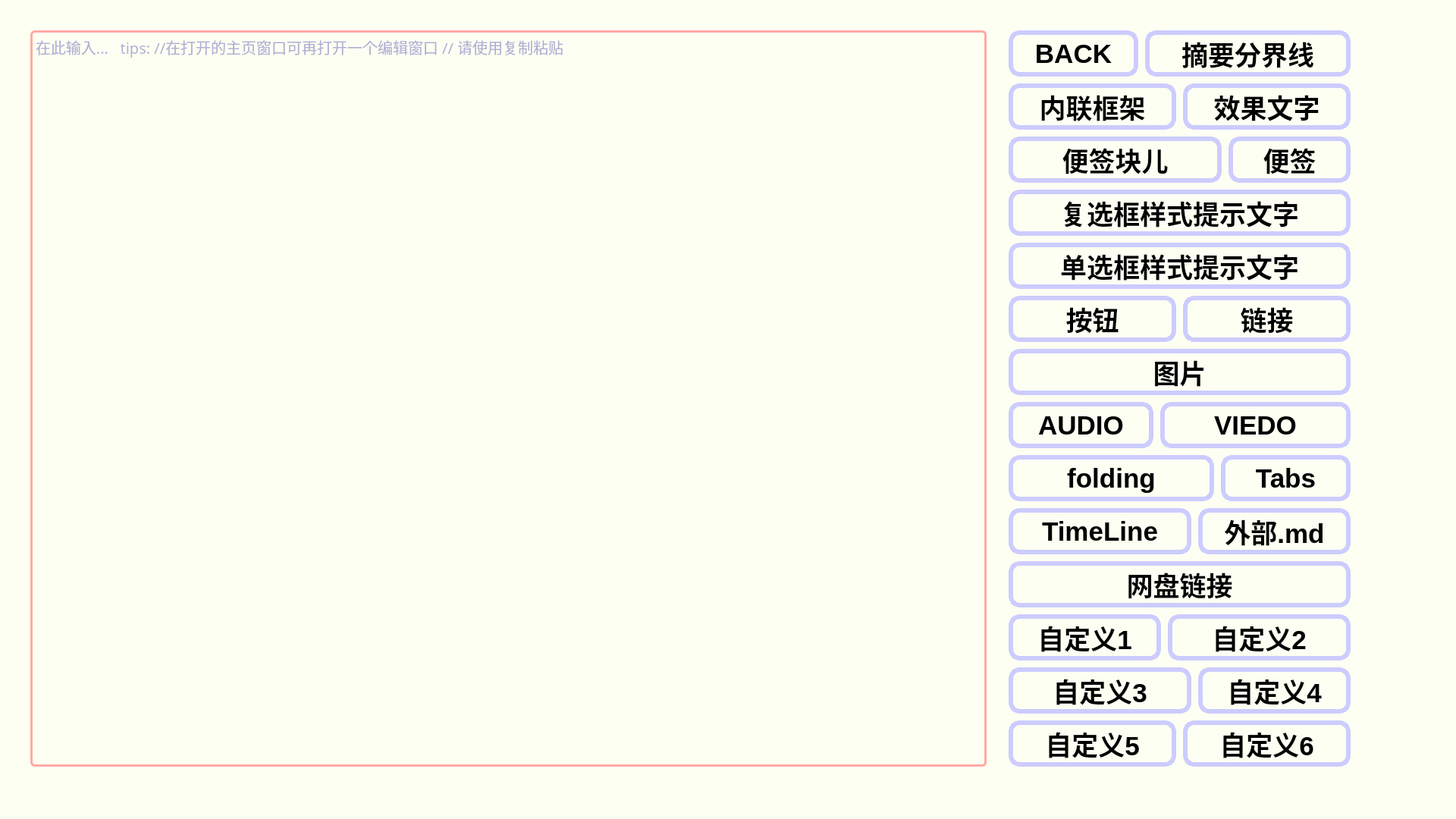
<?xml version="1.0" encoding="UTF-8"?>
<ui version="4.0">
 <class>edit_w</class>
 <widget class="QWidget" name="edit_w">
  <property name="geometry">
   <rect>
    <x>0</x>
    <y>0</y>
    <width>1920</width>
    <height>1080</height>
   </rect>
  </property>
  <property name="palette">
   <palette>
    <active>
     <colorrole role="Base">
      <brush brushstyle="SolidPattern">
       <color alpha="255">
        <red>255</red>
        <green>255</green>
        <blue>255</blue>
       </color>
      </brush>
     </colorrole>
     <colorrole role="Window">
      <brush brushstyle="SolidPattern">
       <color alpha="255">
        <red>254</red>
        <green>255</green>
        <blue>243</blue>
       </color>
      </brush>
     </colorrole>
    </active>
    <inactive>
     <colorrole role="Base">
      <brush brushstyle="SolidPattern">
       <color alpha="255">
        <red>255</red>
        <green>255</green>
        <blue>255</blue>
       </color>
      </brush>
     </colorrole>
     <colorrole role="Window">
      <brush brushstyle="SolidPattern">
       <color alpha="255">
        <red>254</red>
        <green>255</green>
        <blue>243</blue>
       </color>
      </brush>
     </colorrole>
    </inactive>
    <disabled>
     <colorrole role="Base">
      <brush brushstyle="SolidPattern">
       <color alpha="255">
        <red>254</red>
        <green>255</green>
        <blue>243</blue>
       </color>
      </brush>
     </colorrole>
     <colorrole role="Window">
      <brush brushstyle="SolidPattern">
       <color alpha="255">
        <red>254</red>
        <green>255</green>
        <blue>243</blue>
       </color>
      </brush>
     </colorrole>
    </disabled>
   </palette>
  </property>
  <property name="windowTitle">
   <string>Form</string>
  </property>
  <widget class="QTextEdit" name="textEdit">
   <property name="geometry">
    <rect>
     <x>40</x>
     <y>40</y>
     <width>1261</width>
     <height>971</height>
    </rect>
   </property>
   <property name="font">
    <font>
     <family>Fira Code</family>
     <pointsize>15</pointsize>
    </font>
   </property>
   <property name="styleSheet">
    <string notr="true"> font-family: Fira Code;
font-size: 15pt;
border: 3px solid #ffaaa5;
border-radius: 6px;
color: #5e63b6;
background: transparent;
selection-background-color: #a393eb;</string>
   </property>
   <property name="placeholderText">
    <string>在此输入...   tips: //在打开的主页窗口可再打开一个编辑窗口 // 请使用复制粘贴</string>
   </property>
  </widget>
  <widget class="QPushButton" name="summary_btn">
   <property name="geometry">
    <rect>
     <x>1510</x>
     <y>40</y>
     <width>271</width>
     <height>61</height>
    </rect>
   </property>
   <property name="font">
    <font>
     <pointsize>-1</pointsize>
     <weight>75</weight>
     <bold>true</bold>
    </font>
   </property>
   <property name="cursor">
    <cursorShape>PointingHandCursor</cursorShape>
   </property>
   <property name="whatsThis">
    <string/>
   </property>
   <property name="layoutDirection">
    <enum>Qt::LeftToRight</enum>
   </property>
   <property name="styleSheet">
    <string notr="true">#summary_btn
{
	font-weight:bold;
    border-radius: 15px;
    font-size: 35px;
    color: black;
	border:6px solid #CCCCFF;
}

#summary_btn:hover {
    font-size: 45px;
    color: #CCCCFF;
}

#summary_btn:pressed {
	color:black;
    background:#CCCCFF; /* 按下颜色 */
	border:6px solid black;
}</string>
   </property>
   <property name="text">
    <string>摘要分界线</string>
   </property>
  </widget>
  <widget class="QPushButton" name="text_style_btn">
   <property name="geometry">
    <rect>
     <x>1560</x>
     <y>110</y>
     <width>221</width>
     <height>61</height>
    </rect>
   </property>
   <property name="font">
    <font>
     <pointsize>-1</pointsize>
     <weight>75</weight>
     <bold>true</bold>
    </font>
   </property>
   <property name="cursor">
    <cursorShape>PointingHandCursor</cursorShape>
   </property>
   <property name="whatsThis">
    <string/>
   </property>
   <property name="layoutDirection">
    <enum>Qt::LeftToRight</enum>
   </property>
   <property name="styleSheet">
    <string notr="true">#text_style_btn
{
	font-weight:bold;
    border-radius: 15px;
    font-size: 35px;
    color: black;
	border:6px solid #CCCCFF;
}

#text_style_btn:hover {
    font-size: 45px;
    color: #CCCCFF;
}

#text_style_btn:pressed {
	color:black;
    background:#CCCCFF; /* 按下颜色 */
	border:6px solid black;
}</string>
   </property>
   <property name="text">
    <string>效果文字</string>
   </property>
  </widget>
  <widget class="QPushButton" name="back_btn">
   <property name="geometry">
    <rect>
     <x>1330</x>
     <y>40</y>
     <width>171</width>
     <height>61</height>
    </rect>
   </property>
   <property name="font">
    <font>
     <pointsize>-1</pointsize>
     <weight>75</weight>
     <bold>true</bold>
    </font>
   </property>
   <property name="cursor">
    <cursorShape>PointingHandCursor</cursorShape>
   </property>
   <property name="whatsThis">
    <string/>
   </property>
   <property name="layoutDirection">
    <enum>Qt::LeftToRight</enum>
   </property>
   <property name="styleSheet">
    <string notr="true">#back_btn
{
	font-weight:bold;
    border-radius: 15px;
    font-size: 35px;
    color: black;
	border:6px solid #CCCCFF;
}

#back_btn:hover {
    font-size: 45px;
    color: #CCCCFF;
}

#back_btn:pressed {
	color:black;
    background:#CCCCFF; /* 按下颜色 */
	border:6px solid black;
}</string>
   </property>
   <property name="text">
    <string>BACK</string>
   </property>
  </widget>
  <widget class="QPushButton" name="url_btn">
   <property name="geometry">
    <rect>
     <x>1560</x>
     <y>390</y>
     <width>221</width>
     <height>61</height>
    </rect>
   </property>
   <property name="font">
    <font>
     <pointsize>-1</pointsize>
     <weight>75</weight>
     <bold>true</bold>
    </font>
   </property>
   <property name="cursor">
    <cursorShape>PointingHandCursor</cursorShape>
   </property>
   <property name="whatsThis">
    <string/>
   </property>
   <property name="layoutDirection">
    <enum>Qt::LeftToRight</enum>
   </property>
   <property name="styleSheet">
    <string notr="true">#url_btn
{
	font-weight:bold;
    border-radius: 15px;
    font-size: 35px;
    color: black;
	border:6px solid #CCCCFF;
}

#url_btn:hover {
    font-size: 45px;
    color: #CCCCFF;
}

#url_btn:pressed {
	color:black;
    background:#CCCCFF; /* 按下颜色 */
	border:6px solid black;
}</string>
   </property>
   <property name="text">
    <string>链接</string>
   </property>
  </widget>
  <widget class="QPushButton" name="img_btn">
   <property name="geometry">
    <rect>
     <x>1330</x>
     <y>460</y>
     <width>451</width>
     <height>61</height>
    </rect>
   </property>
   <property name="font">
    <font>
     <pointsize>-1</pointsize>
     <weight>75</weight>
     <bold>true</bold>
    </font>
   </property>
   <property name="cursor">
    <cursorShape>PointingHandCursor</cursorShape>
   </property>
   <property name="whatsThis">
    <string/>
   </property>
   <property name="layoutDirection">
    <enum>Qt::LeftToRight</enum>
   </property>
   <property name="styleSheet">
    <string notr="true">#img_btn
{
	font-weight:bold;
    border-radius: 15px;
    font-size: 35px;
    color: black;
	border:6px solid #CCCCFF;
}

#img_btn:hover {
    font-size: 45px;
    color: #CCCCFF;
}

#img_btn:pressed {
	color:black;
    background:#CCCCFF; /* 按下颜色 */
	border:6px solid black;
}</string>
   </property>
   <property name="text">
    <string>图片</string>
   </property>
  </widget>
  <widget class="QPushButton" name="frame_btn">
   <property name="geometry">
    <rect>
     <x>1330</x>
     <y>110</y>
     <width>221</width>
     <height>61</height>
    </rect>
   </property>
   <property name="font">
    <font>
     <pointsize>-1</pointsize>
     <weight>75</weight>
     <bold>true</bold>
    </font>
   </property>
   <property name="cursor">
    <cursorShape>PointingHandCursor</cursorShape>
   </property>
   <property name="whatsThis">
    <string/>
   </property>
   <property name="layoutDirection">
    <enum>Qt::LeftToRight</enum>
   </property>
   <property name="styleSheet">
    <string notr="true">#frame_btn
{
	font-weight:bold;
    border-radius: 15px;
    font-size: 35px;
    color: black;
	border:6px solid #CCCCFF;
}

#frame_btn:hover {
    font-size: 45px;
    color: #CCCCFF;
}

#frame_btn:pressed {
	color:black;
    background:#CCCCFF; /* 按下颜色 */
	border:6px solid black;
}</string>
   </property>
   <property name="text">
    <string>内联框架</string>
   </property>
  </widget>
  <widget class="QPushButton" name="note_btn">
   <property name="geometry">
    <rect>
     <x>1620</x>
     <y>180</y>
     <width>161</width>
     <height>61</height>
    </rect>
   </property>
   <property name="font">
    <font>
     <pointsize>-1</pointsize>
     <weight>75</weight>
     <bold>true</bold>
    </font>
   </property>
   <property name="cursor">
    <cursorShape>PointingHandCursor</cursorShape>
   </property>
   <property name="whatsThis">
    <string/>
   </property>
   <property name="layoutDirection">
    <enum>Qt::LeftToRight</enum>
   </property>
   <property name="styleSheet">
    <string notr="true">#note_btn
{
	font-weight:bold;
    border-radius: 15px;
    font-size: 35px;
    color: black;
	border:6px solid #CCCCFF;
}

#note_btn:hover {
    font-size: 45px;
    color: #CCCCFF;
}

#note_btn:pressed {
	color:black;
    background:#CCCCFF; /* 按下颜色 */
	border:6px solid black;
}</string>
   </property>
   <property name="text">
    <string>便签</string>
   </property>
  </widget>
  <widget class="QPushButton" name="check_box_btn">
   <property name="geometry">
    <rect>
     <x>1330</x>
     <y>250</y>
     <width>451</width>
     <height>61</height>
    </rect>
   </property>
   <property name="font">
    <font>
     <pointsize>-1</pointsize>
     <weight>75</weight>
     <bold>true</bold>
    </font>
   </property>
   <property name="cursor">
    <cursorShape>PointingHandCursor</cursorShape>
   </property>
   <property name="whatsThis">
    <string/>
   </property>
   <property name="layoutDirection">
    <enum>Qt::LeftToRight</enum>
   </property>
   <property name="styleSheet">
    <string notr="true">#check_box_btn
{
	font-weight:bold;
    border-radius: 15px;
    font-size: 35px;
    color: black;
	border:6px solid #CCCCFF;
}

#check_box_btn:hover {
    font-size: 45px;
    color: #CCCCFF;
}

#check_box_btn:pressed {
	color:black;
    background:#CCCCFF; /* 按下颜色 */
	border:6px solid black;
}</string>
   </property>
   <property name="text">
    <string>复选框样式提示文字</string>
   </property>
  </widget>
  <widget class="QPushButton" name="ratio_btn">
   <property name="geometry">
    <rect>
     <x>1330</x>
     <y>320</y>
     <width>451</width>
     <height>61</height>
    </rect>
   </property>
   <property name="font">
    <font>
     <pointsize>-1</pointsize>
     <weight>75</weight>
     <bold>true</bold>
    </font>
   </property>
   <property name="cursor">
    <cursorShape>PointingHandCursor</cursorShape>
   </property>
   <property name="whatsThis">
    <string/>
   </property>
   <property name="layoutDirection">
    <enum>Qt::LeftToRight</enum>
   </property>
   <property name="styleSheet">
    <string notr="true">#ratio_btn
{
	font-weight:bold;
    border-radius: 15px;
    font-size: 35px;
    color: black;
	border:6px solid #CCCCFF;
}

#ratio_btn:hover {
    font-size: 45px;
    color: #CCCCFF;
}

#ratio_btn:pressed {
	color:black;
    background:#CCCCFF; /* 按下颜色 */
	border:6px solid black;
}</string>
   </property>
   <property name="text">
    <string>单选框样式提示文字</string>
   </property>
  </widget>
  <widget class="QPushButton" name="btn_btn">
   <property name="geometry">
    <rect>
     <x>1330</x>
     <y>390</y>
     <width>221</width>
     <height>61</height>
    </rect>
   </property>
   <property name="font">
    <font>
     <pointsize>-1</pointsize>
     <weight>75</weight>
     <bold>true</bold>
    </font>
   </property>
   <property name="cursor">
    <cursorShape>PointingHandCursor</cursorShape>
   </property>
   <property name="whatsThis">
    <string/>
   </property>
   <property name="layoutDirection">
    <enum>Qt::LeftToRight</enum>
   </property>
   <property name="styleSheet">
    <string notr="true">#btn_btn
{
	font-weight:bold;
    border-radius: 15px;
    font-size: 35px;
    color: black;
	border:6px solid #CCCCFF;
}

#btn_btn:hover {
    font-size: 45px;
    color: #CCCCFF;
}

#btn_btn:pressed {
	color:black;
    background:#CCCCFF; /* 按下颜色 */
	border:6px solid black;
}</string>
   </property>
   <property name="text">
    <string>按钮</string>
   </property>
  </widget>
  <widget class="QPushButton" name="audio_btn">
   <property name="geometry">
    <rect>
     <x>1330</x>
     <y>530</y>
     <width>191</width>
     <height>61</height>
    </rect>
   </property>
   <property name="font">
    <font>
     <pointsize>-1</pointsize>
     <weight>75</weight>
     <bold>true</bold>
    </font>
   </property>
   <property name="cursor">
    <cursorShape>PointingHandCursor</cursorShape>
   </property>
   <property name="whatsThis">
    <string/>
   </property>
   <property name="layoutDirection">
    <enum>Qt::LeftToRight</enum>
   </property>
   <property name="styleSheet">
    <string notr="true">#audio_btn
{
	font-weight:bold;
    border-radius: 15px;
    font-size: 35px;
    color: black;
	border:6px solid #CCCCFF;
}

#audio_btn:hover {
    font-size: 45px;
    color: #CCCCFF;
}

#audio_btn:pressed {
	color:black;
    background:#CCCCFF; /* 按下颜色 */
	border:6px solid black;
}</string>
   </property>
   <property name="text">
    <string>AUDIO</string>
   </property>
  </widget>
  <widget class="QPushButton" name="viedo_btn">
   <property name="geometry">
    <rect>
     <x>1530</x>
     <y>530</y>
     <width>251</width>
     <height>61</height>
    </rect>
   </property>
   <property name="font">
    <font>
     <pointsize>-1</pointsize>
     <weight>75</weight>
     <bold>true</bold>
    </font>
   </property>
   <property name="cursor">
    <cursorShape>PointingHandCursor</cursorShape>
   </property>
   <property name="whatsThis">
    <string/>
   </property>
   <property name="layoutDirection">
    <enum>Qt::LeftToRight</enum>
   </property>
   <property name="styleSheet">
    <string notr="true">#viedo_btn
{
	font-weight:bold;
    border-radius: 15px;
    font-size: 35px;
    color: black;
	border:6px solid #CCCCFF;
}

#viedo_btn:hover {
    font-size: 45px;
    color: #CCCCFF;
}

#viedo_btn:pressed {
	color:black;
    background:#CCCCFF; /* 按下颜色 */
	border:6px solid black;
}</string>
   </property>
   <property name="text">
    <string>VIEDO</string>
   </property>
  </widget>
  <widget class="QPushButton" name="md_btn">
   <property name="geometry">
    <rect>
     <x>1580</x>
     <y>670</y>
     <width>201</width>
     <height>61</height>
    </rect>
   </property>
   <property name="font">
    <font>
     <pointsize>-1</pointsize>
     <weight>75</weight>
     <bold>true</bold>
    </font>
   </property>
   <property name="cursor">
    <cursorShape>PointingHandCursor</cursorShape>
   </property>
   <property name="whatsThis">
    <string/>
   </property>
   <property name="layoutDirection">
    <enum>Qt::LeftToRight</enum>
   </property>
   <property name="styleSheet">
    <string notr="true">#md_btn
{
	font-weight:bold;
    border-radius: 15px;
    font-size: 35px;
    color: black;
	border:6px solid #CCCCFF;
}

#md_btn:hover {
    font-size: 45px;
    color: #CCCCFF;
}

#md_btn:pressed {
	color:black;
    background:#CCCCFF; /* 按下颜色 */
	border:6px solid black;
}</string>
   </property>
   <property name="text">
    <string>外部.md</string>
   </property>
  </widget>
  <widget class="QPushButton" name="pandown_btn">
   <property name="geometry">
    <rect>
     <x>1330</x>
     <y>740</y>
     <width>451</width>
     <height>61</height>
    </rect>
   </property>
   <property name="font">
    <font>
     <pointsize>-1</pointsize>
     <weight>75</weight>
     <bold>true</bold>
    </font>
   </property>
   <property name="cursor">
    <cursorShape>PointingHandCursor</cursorShape>
   </property>
   <property name="whatsThis">
    <string/>
   </property>
   <property name="layoutDirection">
    <enum>Qt::LeftToRight</enum>
   </property>
   <property name="styleSheet">
    <string notr="true">#pandown_btn
{
	font-weight:bold;
    border-radius: 15px;
    font-size: 35px;
    color: black;
	border:6px solid #CCCCFF;
}

#pandown_btn:hover {
    font-size: 45px;
    color: #CCCCFF;
}

#pandown_btn:pressed {
	color:black;
    background:#CCCCFF; /* 按下颜色 */
	border:6px solid black;
}</string>
   </property>
   <property name="text">
    <string>网盘链接</string>
   </property>
  </widget>
  <widget class="QPushButton" name="folding_btn">
   <property name="geometry">
    <rect>
     <x>1330</x>
     <y>600</y>
     <width>271</width>
     <height>61</height>
    </rect>
   </property>
   <property name="font">
    <font>
     <pointsize>-1</pointsize>
     <weight>75</weight>
     <bold>true</bold>
    </font>
   </property>
   <property name="cursor">
    <cursorShape>PointingHandCursor</cursorShape>
   </property>
   <property name="whatsThis">
    <string/>
   </property>
   <property name="layoutDirection">
    <enum>Qt::LeftToRight</enum>
   </property>
   <property name="styleSheet">
    <string notr="true">#folding_btn
{
	font-weight:bold;
    border-radius: 15px;
    font-size: 35px;
    color: black;
	border:6px solid #CCCCFF;
}

#folding_btn:hover {
    font-size: 45px;
    color: #CCCCFF;
}

#folding_btn:pressed {
	color:black;
    background:#CCCCFF; /* 按下颜色 */
	border:6px solid black;
}</string>
   </property>
   <property name="text">
    <string>folding</string>
   </property>
  </widget>
  <widget class="QPushButton" name="note_block_btn">
   <property name="geometry">
    <rect>
     <x>1330</x>
     <y>180</y>
     <width>281</width>
     <height>61</height>
    </rect>
   </property>
   <property name="font">
    <font>
     <pointsize>-1</pointsize>
     <weight>75</weight>
     <bold>true</bold>
    </font>
   </property>
   <property name="cursor">
    <cursorShape>PointingHandCursor</cursorShape>
   </property>
   <property name="whatsThis">
    <string/>
   </property>
   <property name="layoutDirection">
    <enum>Qt::LeftToRight</enum>
   </property>
   <property name="styleSheet">
    <string notr="true">#note_block_btn
{
	font-weight:bold;
    border-radius: 15px;
    font-size: 35px;
    color: black;
	border:6px solid #CCCCFF;
}

#note_block_btn:hover {
    font-size: 45px;
    color: #CCCCFF;
}

#note_block_btn:pressed {
	color:black;
    background:#CCCCFF; /* 按下颜色 */
	border:6px solid black;
}</string>
   </property>
   <property name="text">
    <string>便签块儿</string>
   </property>
  </widget>
  <widget class="QPushButton" name="tabs_btn">
   <property name="geometry">
    <rect>
     <x>1610</x>
     <y>600</y>
     <width>171</width>
     <height>61</height>
    </rect>
   </property>
   <property name="font">
    <font>
     <pointsize>-1</pointsize>
     <weight>75</weight>
     <bold>true</bold>
    </font>
   </property>
   <property name="cursor">
    <cursorShape>PointingHandCursor</cursorShape>
   </property>
   <property name="whatsThis">
    <string/>
   </property>
   <property name="layoutDirection">
    <enum>Qt::LeftToRight</enum>
   </property>
   <property name="styleSheet">
    <string notr="true">#tabs_btn
{
	font-weight:bold;
    border-radius: 15px;
    font-size: 35px;
    color: black;
	border:6px solid #CCCCFF;
}

#tabs_btn:hover {
    font-size: 45px;
    color: #CCCCFF;
}

#tabs_btn:pressed {
	color:black;
    background:#CCCCFF; /* 按下颜色 */
	border:6px solid black;
}</string>
   </property>
   <property name="text">
    <string>Tabs</string>
   </property>
  </widget>
  <widget class="QPushButton" name="timeline_btn">
   <property name="geometry">
    <rect>
     <x>1330</x>
     <y>670</y>
     <width>241</width>
     <height>61</height>
    </rect>
   </property>
   <property name="font">
    <font>
     <pointsize>-1</pointsize>
     <weight>75</weight>
     <bold>true</bold>
    </font>
   </property>
   <property name="cursor">
    <cursorShape>PointingHandCursor</cursorShape>
   </property>
   <property name="whatsThis">
    <string/>
   </property>
   <property name="layoutDirection">
    <enum>Qt::LeftToRight</enum>
   </property>
   <property name="styleSheet">
    <string notr="true">#timeline_btn
{
	font-weight:bold;
    border-radius: 15px;
    font-size: 35px;
    color: black;
	border:6px solid #CCCCFF;
}

#timeline_btn:hover {
    font-size: 45px;
    color: #CCCCFF;
}

#timeline_btn:pressed {
	color:black;
    background:#CCCCFF; /* 按下颜色 */
	border:6px solid black;
}</string>
   </property>
   <property name="text">
    <string>TimeLine</string>
   </property>
  </widget>
  <widget class="QPushButton" name="self_defined_1_btn">
   <property name="geometry">
    <rect>
     <x>1330</x>
     <y>810</y>
     <width>201</width>
     <height>61</height>
    </rect>
   </property>
   <property name="font">
    <font>
     <pointsize>-1</pointsize>
     <weight>75</weight>
     <bold>true</bold>
    </font>
   </property>
   <property name="cursor">
    <cursorShape>PointingHandCursor</cursorShape>
   </property>
   <property name="whatsThis">
    <string/>
   </property>
   <property name="layoutDirection">
    <enum>Qt::LeftToRight</enum>
   </property>
   <property name="styleSheet">
    <string notr="true">#self_defined_1_btn
{
	font-weight:bold;
    border-radius: 15px;
    font-size: 35px;
    color: black;
	border:6px solid #CCCCFF;
}

#self_defined_1_btn:hover {
    font-size: 45px;
    color: #CCCCFF;
}

#self_defined_1_btn:pressed {
	color:black;
    background:#CCCCFF; /* 按下颜色 */
	border:6px solid black;
}</string>
   </property>
   <property name="text">
    <string>自定义1</string>
   </property>
  </widget>
  <widget class="QPushButton" name="self_defined_2_btn">
   <property name="geometry">
    <rect>
     <x>1540</x>
     <y>810</y>
     <width>241</width>
     <height>61</height>
    </rect>
   </property>
   <property name="font">
    <font>
     <pointsize>-1</pointsize>
     <weight>75</weight>
     <bold>true</bold>
    </font>
   </property>
   <property name="cursor">
    <cursorShape>PointingHandCursor</cursorShape>
   </property>
   <property name="whatsThis">
    <string/>
   </property>
   <property name="layoutDirection">
    <enum>Qt::LeftToRight</enum>
   </property>
   <property name="styleSheet">
    <string notr="true">#self_defined_2_btn
{
	font-weight:bold;
    border-radius: 15px;
    font-size: 35px;
    color: black;
	border:6px solid #CCCCFF;
}

#self_defined_2_btn:hover {
    font-size: 45px;
    color: #CCCCFF;
}

#self_defined_2_btn:pressed {
	color:black;
    background:#CCCCFF; /* 按下颜色 */
	border:6px solid black;
}</string>
   </property>
   <property name="text">
    <string>自定义2</string>
   </property>
  </widget>
  <widget class="QPushButton" name="self_defined_3_btn">
   <property name="geometry">
    <rect>
     <x>1330</x>
     <y>880</y>
     <width>241</width>
     <height>61</height>
    </rect>
   </property>
   <property name="font">
    <font>
     <pointsize>-1</pointsize>
     <weight>75</weight>
     <bold>true</bold>
    </font>
   </property>
   <property name="cursor">
    <cursorShape>PointingHandCursor</cursorShape>
   </property>
   <property name="whatsThis">
    <string/>
   </property>
   <property name="layoutDirection">
    <enum>Qt::LeftToRight</enum>
   </property>
   <property name="styleSheet">
    <string notr="true">#self_defined_3_btn
{
	font-weight:bold;
    border-radius: 15px;
    font-size: 35px;
    color: black;
	border:6px solid #CCCCFF;
}

#self_defined_3_btn:hover {
    font-size: 45px;
    color: #CCCCFF;
}

#self_defined_3_btn:pressed {
	color:black;
    background:#CCCCFF; /* 按下颜色 */
	border:6px solid black;
}</string>
   </property>
   <property name="text">
    <string>自定义3</string>
   </property>
  </widget>
  <widget class="QPushButton" name="self_defined_4_btn">
   <property name="geometry">
    <rect>
     <x>1580</x>
     <y>880</y>
     <width>201</width>
     <height>61</height>
    </rect>
   </property>
   <property name="font">
    <font>
     <pointsize>-1</pointsize>
     <weight>75</weight>
     <bold>true</bold>
    </font>
   </property>
   <property name="cursor">
    <cursorShape>PointingHandCursor</cursorShape>
   </property>
   <property name="whatsThis">
    <string/>
   </property>
   <property name="layoutDirection">
    <enum>Qt::LeftToRight</enum>
   </property>
   <property name="styleSheet">
    <string notr="true">#self_defined_4_btn
{
	font-weight:bold;
    border-radius: 15px;
    font-size: 35px;
    color: black;
	border:6px solid #CCCCFF;
}

#self_defined_4_btn:hover {
    font-size: 45px;
    color: #CCCCFF;
}

#self_defined_4_btn:pressed {
	color:black;
    background:#CCCCFF; /* 按下颜色 */
	border:6px solid black;
}</string>
   </property>
   <property name="text">
    <string>自定义4</string>
   </property>
  </widget>
  <widget class="QPushButton" name="self_defined_5_btn">
   <property name="geometry">
    <rect>
     <x>1330</x>
     <y>950</y>
     <width>221</width>
     <height>61</height>
    </rect>
   </property>
   <property name="font">
    <font>
     <pointsize>-1</pointsize>
     <weight>75</weight>
     <bold>true</bold>
    </font>
   </property>
   <property name="cursor">
    <cursorShape>PointingHandCursor</cursorShape>
   </property>
   <property name="whatsThis">
    <string/>
   </property>
   <property name="layoutDirection">
    <enum>Qt::LeftToRight</enum>
   </property>
   <property name="styleSheet">
    <string notr="true">#self_defined_5_btn
{
	font-weight:bold;
    border-radius: 15px;
    font-size: 35px;
    color: black;
	border:6px solid #CCCCFF;
}

#self_defined_5_btn:hover {
    font-size: 45px;
    color: #CCCCFF;
}

#self_defined_5_btn:pressed {
	color:black;
    background:#CCCCFF; /* 按下颜色 */
	border:6px solid black;
}</string>
   </property>
   <property name="text">
    <string>自定义5</string>
   </property>
  </widget>
  <widget class="QPushButton" name="self_defined_6_btn">
   <property name="geometry">
    <rect>
     <x>1560</x>
     <y>950</y>
     <width>221</width>
     <height>61</height>
    </rect>
   </property>
   <property name="font">
    <font>
     <pointsize>-1</pointsize>
     <weight>75</weight>
     <bold>true</bold>
    </font>
   </property>
   <property name="cursor">
    <cursorShape>PointingHandCursor</cursorShape>
   </property>
   <property name="whatsThis">
    <string/>
   </property>
   <property name="layoutDirection">
    <enum>Qt::LeftToRight</enum>
   </property>
   <property name="styleSheet">
    <string notr="true">#self_defined_6_btn
{
	font-weight:bold;
    border-radius: 15px;
    font-size: 35px;
    color: black;
	border:6px solid #CCCCFF;
}

#self_defined_6_btn:hover {
    font-size: 45px;
    color: #CCCCFF;
}

#self_defined_6_btn:pressed {
	color:black;
    background:#CCCCFF; /* 按下颜色 */
	border:6px solid black;
}</string>
   </property>
   <property name="text">
    <string>自定义6</string>
   </property>
  </widget>
 </widget>
 <resources/>
 <connections/>
</ui>
